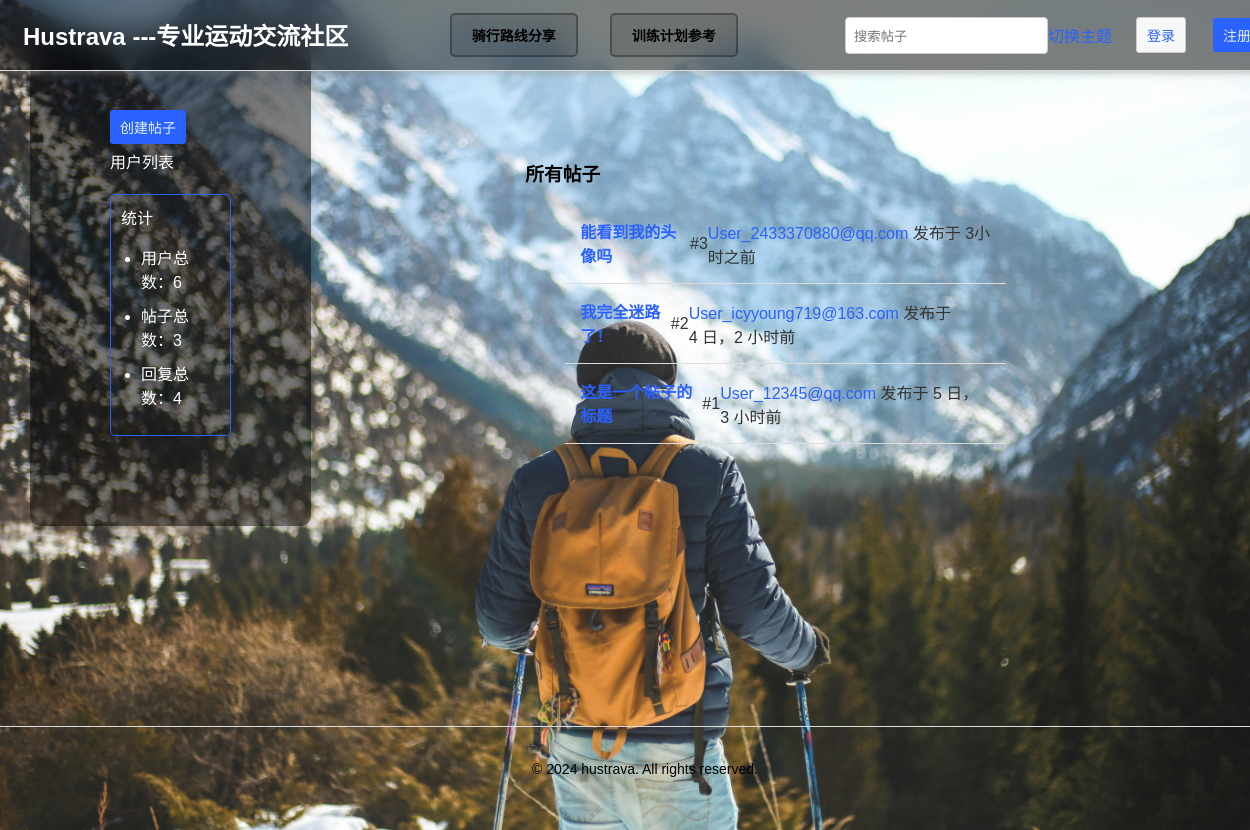
The page / on the database its author committed.
### HustRava_app/models.py (models this page shows, shortened)
class Post(models.Model):
    title = models.CharField(max_length=100)
    content = models.TextField()
    created_at = models.DateTimeField(auto_now_add=True)
    author = models.ForeignKey('User', on_delete = models.CASCADE, related_name = "posts")
    like_nums = models.IntegerField(default = 0)
    is_topped = models.BooleanField("置顶帖子", default=False)

class User(models.Model):
    name = models.CharField(max_length=30,blank=True)
    email = models.EmailField(unique=True)
    password = models.CharField(max_length=30)
    created_at = models.DateTimeField(auto_now_add=True)
    bio = models.TextField(max_length = 100, blank=True)
    def __str__(self):
        return self.name

### HustRava_app/views.py (the view)
# urls.py: path('', views.index, name="index"),                                        # 首页 GET
def index(request):
    posts = Post.objects.order_by('-created_at')
    if "logged_in_user" in request.session:
        return render(request, 'index.html', {
            "posts": posts,
            "topped_posts": Post.objects.filter(is_topped=True).order_by('-created_at'),
            "stats": {
                "users": User.objects.count(),
                "posts": Post.objects.count(),
                "comments": Comment.objects.count()
            },
            "logged_in_user": request.session["logged_in_user"],
            "logged_in_user_email":request.session["logged_in_user_email"]
        })
    else:
        return render(request, 'index.html', {
            "posts": posts,
            "stats": {
                "users": User.objects.count(),
                "posts": Post.objects.count(),
                "comments": Comment.objects.count()
            },
            "topped_topics": Post.objects.filter(is_topped=True).order_by('-created_at')
        })

### HustRava_app/templates/index.html (shortened to what this page needs)
{% load static %}
{% load humanize %}
<!DOCTYPE html>
<html lang="zh-CN">
<head>
    <link rel="stylesheet" href="{% static 'style.css' %}">
    <link rel="stylesheet" href="{% static 'style-forum.css' %}">
    <link rel="stylesheet" href="{% static 'style-dark.css' %}">
</head>
<body>
    <header class="header" style="display: flex; justify-content: space-between; align-items: center; padding: 10px 20px;">
    <a href="/" class="header-title" style="flex-shrink: 0;">Hustrava  ---专业运动交流社区</a>
<div class="header-buttons" style="display: flex; justify-content: center; gap: 20px; flex-grow: 1;">
    <a href="/route/" class="a-button">
        <button class="button-custom">骑行路线分享</button>
    </a>
    <a href="training.html" class="a-button">
        <button class="button-custom">训练计划参考</button>
    </a>
</div>
    <div class="header-right" style="display: flex; align-items: center; gap: 15px;">
        <div class="search-box">
            <input type="text" placeholder="搜索帖子" style="padding: 8px; border-radius: 4px; border: 1px solid #ccc;">
        </div>
        {% if logged_in_user %}
            <div class="dropdown">
                <button class="button-dropdown">{{ logged_in_user }}</button>
                <div class="dropdown-content">
                    <ul>
                        <li><a href="/user/{{ logged_in_user_email }}/">个人主页</a></li>
                        <li><a href="/settings/">设置</a></li>
                        <li><a onclick="toggle_theme()">切换主题</a></li>
                        <div class="hr" style="margin: 4% 3px;"></div>
                        <li><a href="/logout/">退出登录</a></li>
                    </ul>
                </div>
            </div>
        {% else %}
            <a onclick="toggle_theme()" style="cursor: pointer;">切换主题</a>
            <a href="/login/" class="a-button"><button class="button-white">登录</button></a>
            <a href="/register/" class="a-button"><button>注册</button></a>
        {% endif %}
    </div>
</header>
    <div id="main">
        <div class="sidebar">
            <a href="/create/" class="a-button"><button>创建帖子</button></a>
            <a href="/users/">用户列表</a>
            <div class="stats">
                <span class="title">统计</span>
                <ul>
                    <li>用户总数：{{ stats.users }}</li>
                    <li>帖子总数：{{ stats.posts }}</li>
                    <li>回复总数：{{ stats.comments }}</li>
                </ul>
            </div>
        </div>
        <div class="content">
            {% if posts %}
                <h3>所有帖子</h3>
                <ul class="post-list">
                    {% for post in posts %}
                        <li>
                            <a href="/post/{{ post.id }}/"><b>{{ post.title }}</b></a>
                            <span>#{{ post.id }}</span>
                            <span><a href="/user/{{ post.author.email }}">{{ post.author }}</a> 发布于 {{ post.created_at|naturaltime }}</span>
                        </li>
                    {% endfor %}
                </ul>
            {% else %}
                <p>没有帖子</p>
            {% endif %}
        </div>
    </div>
    <div id="footer">
        <p>© 2024 hustrava. All rights reserved.</p>
    </div>
</body>
</html>

### HustRava_app/static/style.css (style rules this page uses)
body { margin: 0; }
h1, h2, h3, h4, h5, h6, p { color: black; }
a { text-decoration: none; border: none; color: #2962FF; transition-duration: 0.3s; transition-timing-function: ease; border-bottom: 1px solid transparent; }
button, input[type="submit"] { padding: 7px 10px; font-size: 14px; color: #E3F2FD; border-radius: 3px; border: none; background-color: #2962FF; cursor: pointer; transition-duration: 0.3s; transition-timing-function: ease; }
.a-button { border: none !important; }
.header { width: 100%; height: 50px; background-color: #BBDEFBAA; backdrop-filter: blur(16px); box-shadow: 0px 2px 8px #8888; position: fixed; top: 0; left: 0; z-index: 100; display: flex; justify-content: center; align-items: center; }
.header * { margin: 0 3px; }
.button-white { background-color: #FFF; border: 1px solid #2962FF; color: #2962FF; }
.header-title { font-size: 20px; font-weight: bold; }

### HustRava_app/static/style-forum.css (style rules this page uses)
.content { padding: 10px 18%; }
#footer { text-align: center; background-color: #FAFAFA; padding: 20px 0; width: 100%; margin-top: 100px; }
.stats { border: 1px solid #2962FF; padding: 10px; border-radius: 5px; margin: 10px 0; }

### HustRava_app/static/style-dark.css (style rules this page uses)
body, .header, #footer, h1, h2, h3, h4, h5, h6, p, span { transition: background-color 0.2s ease, color 0.2s ease; }

### HustRava_app/templates/index.html (style rules this page uses)
.button-custom { font-weight: bold; color: black; background-color: rgba(0, 0, 0, 0.1); border: 2px solid rgba(0, 0, 0, 0.3); padding: 10px 20px; border-radius: 5px; cursor: pointer; transition: background-color 0.3s, transform 0.3s; }

### rows shown on the page
Post: title "能看到我的头像吗", id "3", author "User_2433370880@qq.com", created_at "3小时之前"
Post: title "我完全迷路了！", id "2", author "User_icyyoung719@163.com", created_at "4 日，2 小时前"
Post: title "这是一个帖子的标题", id "1", author "User_12345@qq.com", created_at "5 日，3 小时前"

### other values the page prints
{{ stats.users }} "6"
{{ stats.posts }} "3"
{{ stats.comments }} "4"
